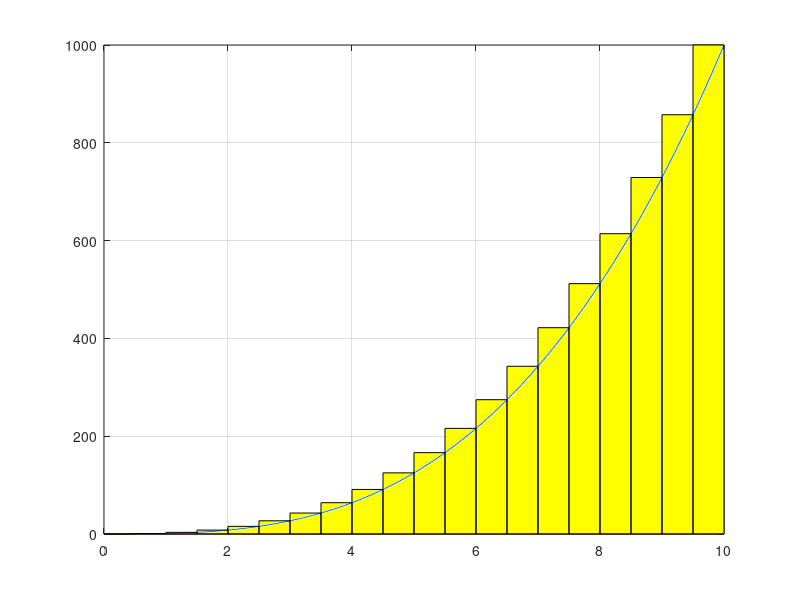

Reproduce this figure in MATLAB. (Note: this script raises an error after producing the figure.)
fun = @(x) x.^3;
fun1= @(x) 1/4*x.^4;
q=integral(fun,0,10);

x=linspace(0,10,200);
 
plot(x,fun(x));
hold on
grid on;
plot(x,zeros(size(x)))

for v = 0.0:0.5:9.5
    rectangle('Position',[v 0 0.5 fun(v+0.5)],'FaceColor',	'#FFFF00')
end
ax = gca;
ax.XAxisLocation = 'origin';
ax.YAxisLocation = 'origin';
plot(x,fun1(x),'r')
colororder('#D95319')
plot(x,fun(x));
hold off;
